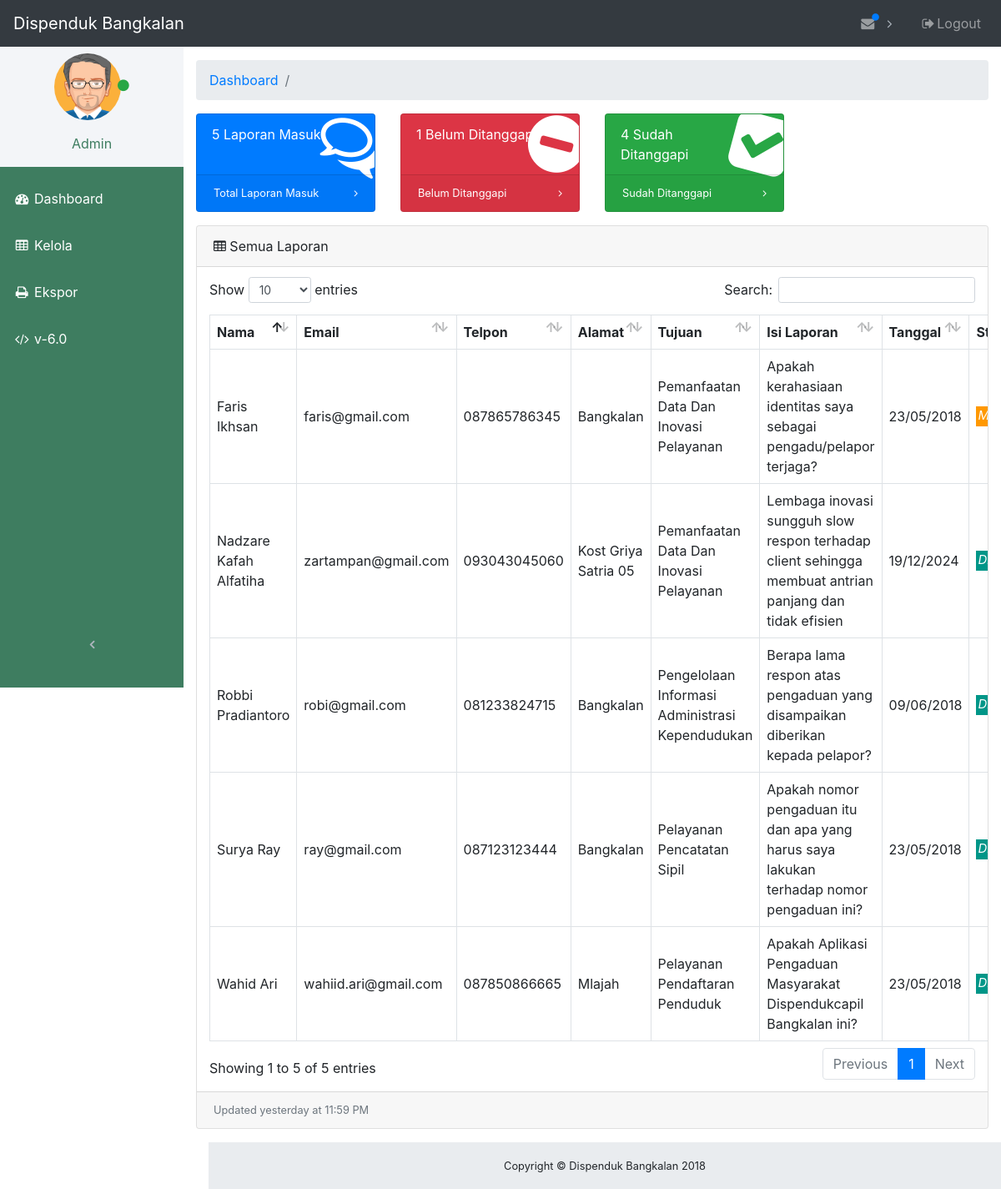
/admin/dashboard.php, run on an earlier commit of the app's database.
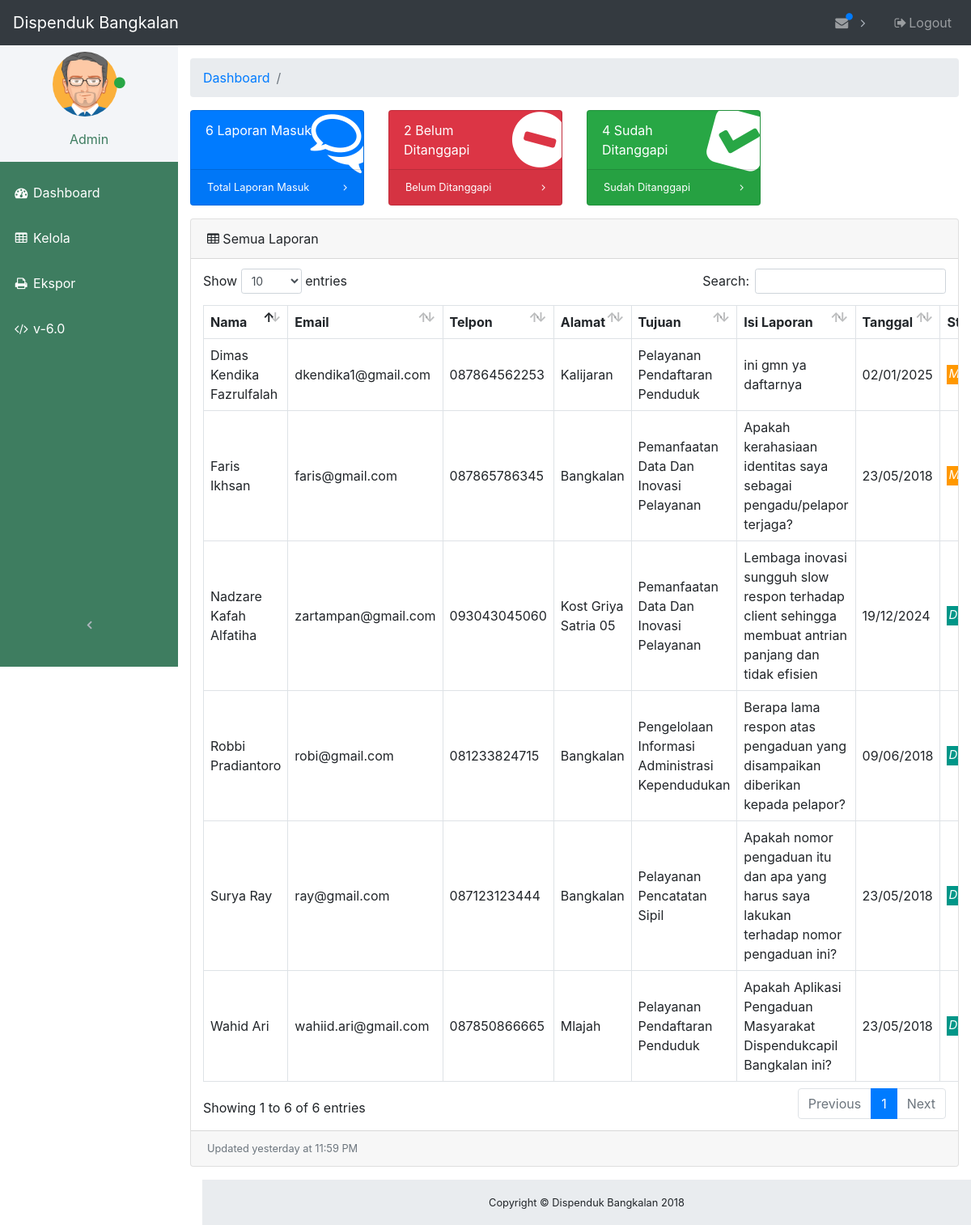
And on a later commit of the database.
### tables this page shows
CREATE TABLE `laporan` (
  `id` int(11) NOT NULL,
  `nama` varchar(64) NOT NULL,
  `email` varchar(64) NOT NULL,
  `telpon` varchar(12) NOT NULL,
  `alamat` varchar(256) NOT NULL,
  `tujuan` int(11) NOT NULL,
  `isi` varchar(2048) NOT NULL,
  `tanggal` timestamp NOT NULL DEFAULT current_timestamp() ON UPDATE current_timestamp(),
  `status` varchar(12) NOT NULL,
  `upvotes` int(11) DEFAULT 0,
  `downvotes` int(11) DEFAULT 0
);

CREATE TABLE `divisi` (
  `id_divisi` int(11) NOT NULL,
  `nama_divisi` varchar(64) NOT NULL
);

### admin/dashboard.php (the view, shortened to what the changed rows need)
<?php
    require_once("database.php");
    global $total_laporan_masuk, $total_laporan_menunggu, $total_laporan_ditanggapi;
    if ($id_admin > 0) {
        foreach($db->query("SELECT COUNT(*) FROM laporan WHERE laporan.tujuan = $id_admin") as $row) {
            $total_laporan_masuk = $row['COUNT(*)'];
        }
        foreach($db->query("SELECT COUNT(*) FROM laporan WHERE status = \"Ditanggapi\" AND laporan.tujuan = $id_admin") as $row) {
            $total_laporan_ditanggapi = $row['COUNT(*)'];
        }
        foreach($db->query("SELECT COUNT(*) FROM laporan WHERE status = \"Menunggu\" AND laporan.tujuan = $id_admin") as $row) {
            $total_laporan_menunggu = $row['COUNT(*)'];
        }
    } else {
        foreach($db->query("SELECT COUNT(*) FROM laporan") as $row) {
            $total_laporan_masuk = $row['COUNT(*)'];
        }
        foreach($db->query("SELECT COUNT(*) FROM laporan WHERE status = \"Menunggu\"") as $row) {
            $total_laporan_menunggu = $row['COUNT(*)'];
        }
    }
 ?>
<!DOCTYPE html>
<html lang="en">
<head>
    <link href="vendor/bootstrap/css/bootstrap.css" rel="stylesheet">
    <link href="vendor/font-awesome/css/font-awesome.min.css" rel="stylesheet" type="text/css">
    <link href="vendor/datatables/dataTables.bootstrap4.css" rel="stylesheet">
    <link href="css/admin.css" rel="stylesheet">
</head>
<body class="fixed-nav sticky-footer" id="page-top">
                    <?php
                        $statement = $db->query("SELECT * FROM laporan ORDER BY laporan.id DESC LIMIT 1");
                     ?>
    <div class="content-wrapper">
        <div class="container-fluid">
            <div class="row">
                <div class="col-xl-3 col-sm-6 mb-3">
                    <div class="card text-white bg-primary o-hidden h-100">
                        <div class="card-body">
                            <div class="card-body-icon">
                                <i class="fa fa-fw fa-comments-o"></i>
                            </div>
                            <div class="mr-5"><?php echo $total_laporan_masuk; ?> Laporan Masuk</div>
                        </div>
                    </div>
                </div>
                <div class="col-xl-3 col-sm-6 mb-3">
                    <div class="card text-white bg-danger o-hidden h-100">
                        <div class="card-body">
                            <div class="card-body-icon">
                                <i class="fa fa-fw fa-minus-circle"></i>
                            </div>
                            <div class="mr-5"><?php echo $total_laporan_menunggu; ?> Belum Ditanggapi</div>
                        </div>
                    </div>
                </div>
            </div>
            <div class="card mb-3">
                <div class="card-body">
                    <div class="table-responsive">
                        <table class="table table-bordered" id="dataTable" width="100%" cellspacing="0">
                            <thead>
                                <tr>
                                    <th>Nama</th>
                                    <th>Email</th>
                                    <th>Telpon</th>
                                    <th>Alamat</th>
                                    <th>Tujuan</th>
                                    <th>Isi Laporan</th>
                                    <th>Tanggal</th>
                                    <th class="sorting_asc_disabled sorting_desc_disabled">Status</th>
                                </tr>
                            </thead>
                            <tbody>
                                <?php
                            if ($id_admin > 0) {
                                $statement = $db->query("SELECT * FROM laporan, divisi WHERE laporan.tujuan = divisi.id_divisi AND laporan.tujuan = $id_admin ORDER BY laporan.id DESC");
                            } else {
                                $statement = $db->query("SELECT * FROM laporan, divisi WHERE laporan.tujuan = divisi.id_divisi ORDER BY laporan.id DESC");
                            }
                            foreach ($statement as $key ) {
                                $mysqldate = $key['tanggal'];
                                $phpdate = strtotime($mysqldate);
                                $tanggal = date( 'd/m/Y', $phpdate);
                                $status  = $key['status'];
                                if($status == "Ditanggapi") {
                                    $style_status = "<p style=\"background-color:#009688;color:#fff;padding-left:2px;padding-right:2px;padding-bottom:2px;margin-top:16px;font-size:15px;font-style:italic;\">Ditanggapi</p>";
                                } else {
                                    $style_status = "<p style=\"background-color:#FF9800;color:#fff;padding-left:2px;padding-right:2px;padding-bottom:2px;margin-top:16px;font-size:15px;font-style:italic;\">Menunggu</p>";
                                }
                                ?>
                                <tr>
                                    <td><?php echo $key['nama']; ?></td>
                                    <td><?php echo $key['email']; ?></td>
                                    <td><?php echo $key['telpon']; ?></td>
                                    <td><?php echo $key['alamat']; ?></td>
                                    <td><?php echo $key['nama_divisi']; ?></td>
                                    <td><?php echo $key['isi']; ?></td>
                                    <td><?php echo $tanggal; ?></td>
                                    <td><?php echo $style_status; ?></td>
                                </tr>
                                <?php
                            }
                            ?>
                            </tbody>
                        </table>
                    </div>
                </div>
            </div>
        </div>
    </div>
</body>
</html>

What changed in the data, as far as the page shows it:
added laporan: nama "Dimas Kendika Fazrulfalah", email "dkendika1@gmail.com", telpon "087864562253", alamat "Kalijaran", tujuan.nama_divisi "Pelayanan Pendaftaran Penduduk", isi "ini gmn ya daftarnya", tanggal "02/01/2025", status "Menunggu"
Also different on the page:
$total_laporan_masuk: "5" → "6"
$total_laporan_menunggu: "1" → "2"
text written by a page script: "Show entries Search: Showing 1 to 5 of 5 entries Previous 1 Next" → "Show entries Search: Showing 1 to 6 of 6 entries Previous 1 Next"
